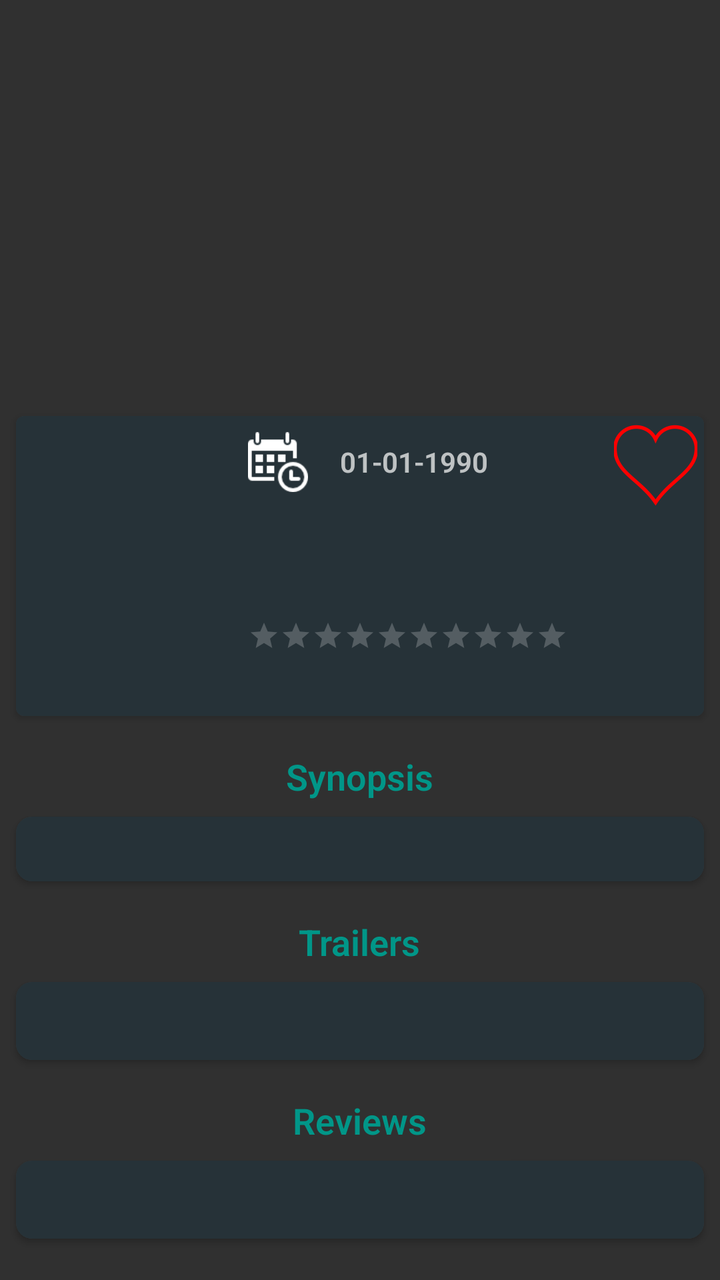
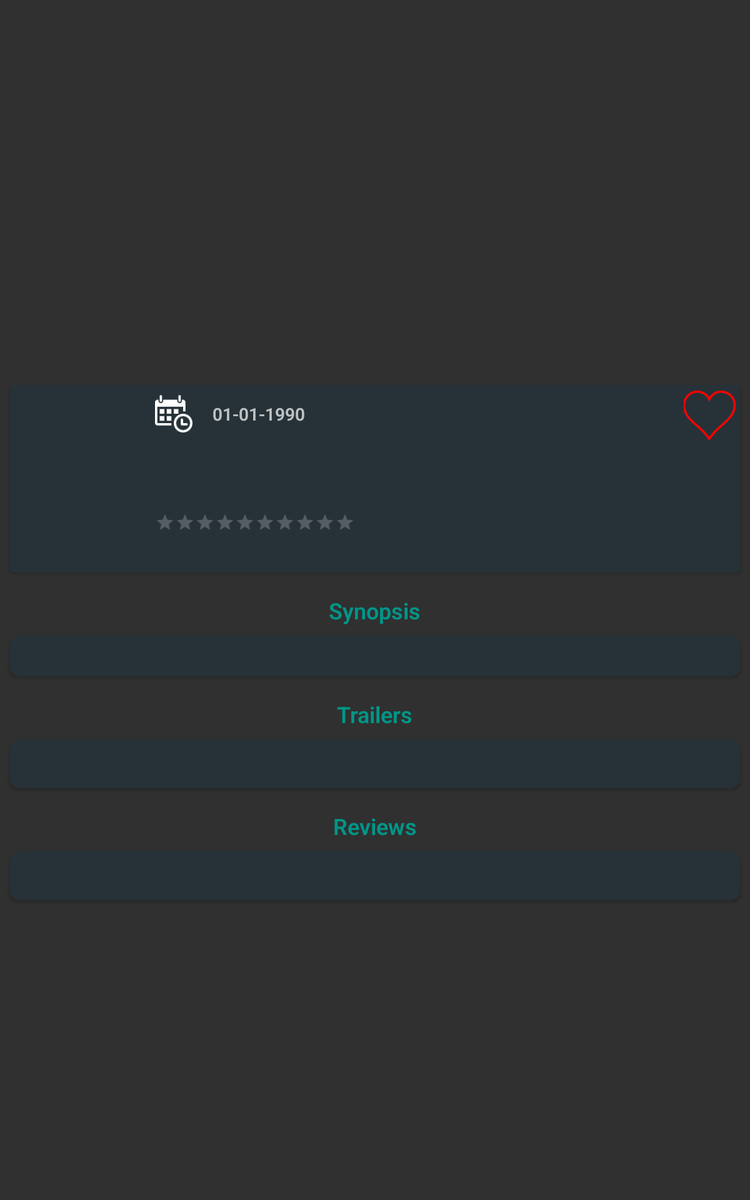

First picture: res/layout/ on a phone held upright. Second picture: the repository's own variant of that layout, on a device whose configuration matches the variant's folder. Source for both follows.
<!-- AndroidManifest.xml: activity theme MovieDetailsTheme -->
<!-- res/layout/fragment_movie_details.xml -->
<ScrollView xmlns:android="http://schemas.android.com/apk/res/android"
    xmlns:app="http://schemas.android.com/apk/res-auto"
    xmlns:tools="http://schemas.android.com/tools" android:layout_width="match_parent"
    android:layout_height="match_parent"
    android:scrollbarStyle="outsideOverlay">

    <RelativeLayout
        android:layout_width="match_parent"
        android:layout_height="wrap_content"
        android:orientation="vertical"
        android:weightSum="1">


        <android.support.design.widget.CollapsingToolbarLayout
            android:id="@+id/collapsing_toolbar"
            android:layout_width="match_parent"
            android:layout_height="match_parent"
            android:fitsSystemWindows="true"
            app:contentScrim="?attr/colorPrimary"
            app:expandedTitleMarginEnd="64dp"
            app:expandedTitleMarginStart="8dp"
            app:layout_scrollFlags="scroll|exitUntilCollapsed">

            <ImageView
                android:layout_width="match_parent"
                android:layout_height="200dp"
                android:scaleType="centerCrop"
                app:layout_collapseMode="pin"
                android:id="@+id/background_imageView"
                android:minHeight="100dp"/>

            <android.support.v7.widget.CardView
                xmlns:card_view="http://schemas.android.com/apk/res-auto"
                android:id="@+id/card_view"
                android:layout_width="wrap_content"
                android:layout_height="wrap_content"
                android:layout_gravity="left|bottom"
                card_view:cardCornerRadius="4dp"
                >

            </android.support.v7.widget.CardView>

            <android.support.v7.widget.Toolbar
                android:id="@+id/toolbar_detail"
                android:layout_width="match_parent"
                android:layout_height="?attr/actionBarSize"
                android:background="@android:color/transparent"
                android:theme="@style/ThemeOverlay.AppCompat.Dark.ActionBar"
                app:layout_collapseMode="pin"/>

        </android.support.design.widget.CollapsingToolbarLayout>

        <include
            layout="@layout/movie_detail"
            android:layout_width="match_parent"
            android:layout_height="wrap_content"
            android:layout_below="@id/collapsing_toolbar"/>

    </RelativeLayout>


</ScrollView>
<!-- res/layout/movie_detail.xml (included above) -->
<?xml version="1.0" encoding="utf-8"?>
<LinearLayout xmlns:android="http://schemas.android.com/apk/res/android"
    android:orientation="vertical" android:layout_width="match_parent"
    android:layout_height="match_parent"
    android:weightSum="1">


    <android.support.v7.widget.CardView
        xmlns:card_view="http://schemas.android.com/apk/res-auto"
        android:id="@+id/card_view"
        android:layout_margin="8dp"
        android:padding="8dp"
        android:layout_width="match_parent"
        android:layout_height="wrap_content"
        card_view:cardCornerRadius="4dp"

        >

        <LinearLayout
            android:layout_width="match_parent"
            android:layout_height="wrap_content"
            android:orientation="horizontal"
            android:background="#263238">

            <ImageView
                android:id="@+id/movie_image"
                android:layout_width="100dp"
                android:layout_height="150dp"
                />


            <LinearLayout
                android:paddingLeft="16dp"
                android:paddingTop="8dp"
                android:layout_width="0dp"
                android:layout_height="match_parent"
                android:layout_weight="1"
                android:orientation="vertical">

                <LinearLayout
                    android:layout_width="match_parent"
                    android:layout_height="wrap_content"
                    android:orientation="horizontal"
                    >
                    <ImageView
                        android:id="@+id/imageview_calendar"
                        android:layout_width="30dp"
                        android:layout_height="30dp"
                        android:src="@drawable/calendar68"
                        android:background="@null"
                        />
                    <TextView
                        android:fontFamily="sans-serif-light"
                        android:id="@+id/detail_year"
                        android:layout_height="wrap_content"
                        android:layout_width="wrap_content"
                        android:textSize="14sp"
                        android:textStyle="bold"
                        android:text="01-01-1990"
                        android:layout_marginLeft="16dp"
                        android:layout_gravity="center"/>

                </LinearLayout>




                <RatingBar
                    style="?android:attr/ratingBarStyleSmall"
                    android:layout_width="wrap_content"
                    android:layout_height="wrap_content"
                    android:numStars="10"
                    android:stepSize="0.1"
                    android:paddingTop="64dp"
                    android:id="@+id/detail_ratings"
                    />
            </LinearLayout>

            <ImageButton
                android:id="@+id/button_favorite"
                android:layout_width="45dp"
                android:layout_height="45dp"
                android:background="@null"
                android:src="@mipmap/movie_not_favorite"
                android:paddingRight="4dp"
                android:paddingTop="4dp"/>
        </LinearLayout>

    </android.support.v7.widget.CardView>



    <TextView
        android:fontFamily="sans-serif-light"
        android:id="@+id/detail_label_synopsis"
        android:layout_height="wrap_content"
        android:layout_width="wrap_content"
        android:textSize="18sp"
        android:text="@string/label_text_view_synopsis"
        android:textStyle="bold"
        android:textColor="@color/primary"
        android:layout_marginTop="10dp"
        android:layout_gravity="center_horizontal" />

    <android.support.v7.widget.CardView
        xmlns:card_view="http://schemas.android.com/apk/res-auto"
        android:id="@+id/synopsis_card_view"
        android:layout_width="match_parent"
        android:layout_height="wrap_content"
        android:layout_margin="8dp"
        card_view:cardCornerRadius="8dp"
        android:background="#263238">
        <LinearLayout
            android:layout_width="match_parent"
            android:layout_height="wrap_content"
            android:background="#263238"
            android:orientation="vertical">
    <TextView
        android:fontFamily="sans-serif-light"
        android:id="@+id/detail_overview"
        android:layout_height="wrap_content"
        android:layout_width="wrap_content"
        android:textSize="12sp"
        android:textStyle="bold"
        android:textColor="#767676"
        android:layout_margin="8dp"
        android:layout_marginTop="10dp"
         />

    </LinearLayout>
    </android.support.v7.widget.CardView>

    <TextView
        android:fontFamily="sans-serif-light"
        android:id="@+id/detail_label_trailers"
        android:layout_height="wrap_content"
        android:layout_width="wrap_content"
        android:textSize="18sp"
        android:text="@string/label_text_view_trailers"
        android:textStyle="bold"
        android:textColor="@color/primary"
        android:layout_marginTop="10dp"
        android:layout_gravity="center_horizontal" />

    <android.support.v7.widget.CardView
        xmlns:card_view="http://schemas.android.com/apk/res-auto"
        android:id="@+id/trailer_card_view"
        android:layout_width="match_parent"
        android:layout_height="wrap_content"
        android:layout_margin="8dp"
        card_view:cardCornerRadius="8dp"
        >

        <LinearLayout
            android:layout_width="match_parent"
            android:layout_height="wrap_content"
            android:background="#263238"
            android:orientation="vertical">
        <ListView
            android:id="@+id/listview_trailers"
            android:layout_width="match_parent"
            android:layout_height="match_parent"
            android:layout_marginTop="10dp"
            android:fastScrollEnabled="false"/>

        <TextView
            android:id="@+id/listview_trailers_empty"
            android:layout_width="match_parent"
            android:layout_height="match_parent"
            android:gravity="center"
            android:layout_gravity="center_horizontal"
            android:layout_marginLeft="30dp"
            android:layout_marginRight="20dp"
            android:layout_marginTop="10dp"
            android:textStyle="italic" />
        </LinearLayout>
        </android.support.v7.widget.CardView>
        <TextView
            android:fontFamily="sans-serif-light"
            android:id="@+id/detail_label_reviews"
            android:layout_height="wrap_content"
            android:layout_width="wrap_content"
            android:textSize="18sp"
            android:text="@string/label_text_view_reviews"
            android:textStyle="bold"
            android:textColor="@color/primary"
            android:layout_marginTop="10dp"
            android:layout_gravity="center_horizontal"
            />

        <android.support.v7.widget.CardView
            xmlns:card_view="http://schemas.android.com/apk/res-auto"
            android:id="@+id/review_card_view"
            android:layout_width="match_parent"
            android:layout_height="wrap_content"
            android:layout_margin="8dp"
            card_view:cardCornerRadius="8dp"
            android:background="#263238">
            <LinearLayout
                android:layout_width="match_parent"
                android:layout_height="wrap_content"
                android:background="#263238"
                android:orientation="vertical">
        <ListView
            android:id="@+id/listview_reviews"
            android:layout_width="match_parent"
            android:layout_height="match_parent"
            android:layout_marginTop="10dp"
            android:fastScrollEnabled="false"/>

        <TextView
            android:id="@+id/listview_reviews_empty"
            android:layout_width="match_parent"
            android:layout_height="match_parent"
            android:gravity="center"
            android:layout_gravity="center_horizontal"
            android:layout_marginLeft="30dp"
            android:layout_marginRight="20dp"
            android:layout_marginTop="10dp"
            android:textStyle="italic" />
            </LinearLayout>
        </android.support.v7.widget.CardView>
    </LinearLayout>
<!-- resources referenced by this layout -->
<resources>
  <color name="primary">#009688</color>
  <!-- drawable calendar68: png bitmap (drawable, 1146 bytes) -->
  <!-- mipmap movie_not_favorite: png bitmap (mipmap-hdpi, 1400 bytes) -->
  <string name="label_text_view_reviews">Reviews</string>
  <string name="label_text_view_synopsis">Synopsis</string>
  <string name="label_text_view_trailers">Trailers</string>
  <style name="MovieDetailsTheme" parent="AppTheme">
      </style>
  <style name="AppTheme" parent="@style/Theme.AppCompat.NoActionBar">
          <item name="colorPrimary">@color/primary</item>
          <item name="colorPrimaryDark">@color/primary_dark</item>
          <item name="colorAccent">@color/accent</item>
          <item name="toolbarStyle">@style/Toolbar</item>
      </style>
  <color name="primary_dark">#00796B</color>
  <color name="accent">#64FFDA</color>
  <style name="Toolbar" parent="Widget.AppCompat.Toolbar">
          <item name="android:background">?attr/colorPrimary</item>
          <item name="popupTheme">@style/Theme.AppCompat.Light</item>
          <item name="android:fontFamily">roboto-thin italic</item>
  
      </style>
</resources>
<!-- res/layout-sw600dp/fragment_movie_details.xml (the repository's variant of the layout above) -->
<!-- drawn on a 7-inch tablet held upright -->
<ScrollView xmlns:android="http://schemas.android.com/apk/res/android"
    xmlns:app="http://schemas.android.com/apk/res-auto"
    xmlns:tools="http://schemas.android.com/tools" android:layout_width="match_parent"
    android:layout_height="match_parent">

    <RelativeLayout
        android:layout_width="match_parent"
        android:layout_height="wrap_content"
        android:orientation="vertical"
        android:weightSum="1">

        <ImageView
            android:layout_width="match_parent"
            android:layout_height="300dp"
            android:scaleType="centerCrop"
            app:layout_collapseMode="pin"
            android:id="@+id/background_imageView"
            android:minHeight="100dp"/>


        <TextView
            android:id="@+id/movie_name"
            android:fontFamily="sans-serif-light"
            android:layout_width="wrap_content"
            android:layout_height="wrap_content"
            android:editable="false"
            android:textSize="20dp"
            android:textStyle="bold"
            android:textIsSelectable="false"
            android:textColor="#ffffff"
            android:paddingLeft="10dp"
            android:layout_marginTop="280dp"
            android:layout_marginLeft="20dp"
            app:layout_collapseMode="pin"/>


        <include
            layout="@layout/movie_detail"
            android:layout_width="match_parent"
            android:layout_height="wrap_content"
            android:layout_below="@id/background_imageView"/>

    </RelativeLayout>


</ScrollView>
